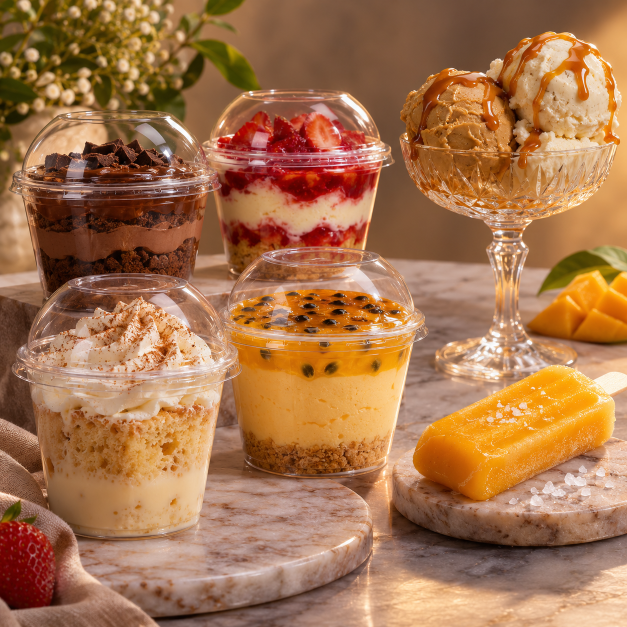
#> input picture creatives/creativo_1_foodporn_chatgpt_1x1.png, 1254 x 1254 px, found by its file name (shown at 1/2 size)
$ python build_ad_banners.py
#> lines starting #> are read from the running program, lines starting #| are printed output that depends on the picture
import os
from PIL import Image, ImageDraw, ImageFont

os.makedirs('creatives', exist_ok=True)

def get_font(size, bold=False):
    font_paths = [
        "/System/Library/Fonts/Supplemental/Arial Bold.ttf" if bold else "/System/Library/Fonts/Supplemental/Arial.ttf",
        "/Library/Fonts/Arial Bold.ttf" if bold else "/Library/Fonts/Arial.ttf",
        "/System/Library/Fonts/Helvetica.ttc",
    ]
    for p in font_paths:
        if os.path.exists(p):
            try:
                return ImageFont.truetype(p, size)
            except Exception:
                continue
    return ImageFont.load_default()

def create_ad_1():
    src_path = 'creatives/creativo_1_foodporn_chatgpt_1x1.png'
    img = Image.open(src_path).convert('RGBA')
#> img is the input picture: PIL image 1254x1254 RGBA; mean R, G, B, A 166.3, 116.1, 77.3, 255
    img = img.resize((1080, 1080), Image.Resampling.LANCZOS)
#> img: PIL image 1080x1080 RGBA

    overlay = Image.new('RGBA', img.size, (0, 0, 0, 0))
#> overlay: PIL image 1080x1080 RGBA; every value is 0
    draw = ImageDraw.Draw(overlay)

    # Top banner gradient / card
    draw.rectangle([0, 0, 1080, 130], fill=(15, 23, 42, 235))
    draw.rectangle([0, 126, 1080, 130], fill=(245, 158, 11, 255)) # Gold line

    f_top = get_font(34, bold=True)
    f_sub = get_font(21, bold=False)

    draw.text((540, 45), "PACK 3 EN 1: HELADOS Y POSTRES EN VASO", fill=(255, 255, 255), font=f_top, anchor="mm")
    draw.text((540, 92), "Aprende las 30+ recetas mas vendidas de Colombia · Sin maquina industrial", fill=(253, 230, 138), font=f_sub, anchor="mm")

    # Bottom CTA Card
    draw.rectangle([0, 910, 1080, 1080], fill=(15, 23, 42, 245))
    draw.rectangle([0, 910, 1080, 914], fill=(245, 158, 11, 255))

    # Price Badge on left
    draw.rounded_rectangle([40, 930, 470, 1060], radius=16, fill=(245, 158, 11, 255))
    f_price_label = get_font(20, bold=True)
    f_price = get_font(44, bold=True)
    draw.text((255, 960), "PAGO UNICO HOY", fill=(15, 23, 42), font=f_price_label, anchor="mm")
    draw.text((255, 1015), "$10.000 COP", fill=(15, 23, 42), font=f_price, anchor="mm")

    # WhatsApp CTA on right
    draw.rounded_rectangle([495, 930, 1040, 1060], radius=16, fill=(16, 185, 129, 255))
    f_cta = get_font(32, bold=True)
    f_cta_sub = get_font(20, bold=False)
    draw.text((767, 965), "PIDELO AL WHATSAPP", fill=(255, 255, 255), font=f_cta, anchor="mm")
    draw.text((767, 1015), "Paga seguro con Nequi o Daviplata · Acceso Ya", fill=(255, 255, 255), font=f_cta_sub, anchor="mm")

    # Floating bonus badge top right
    draw.rounded_rectangle([720, 155, 1050, 225], radius=12, fill=(225, 29, 72, 240))
    f_bonus = get_font(22, bold=True)
    draw.text((885, 190), "+ 3 BONOS DE REGALO", fill=(255, 255, 255), font=f_bonus, anchor="mm")

    result = Image.alpha_composite(img, overlay).convert('RGB')
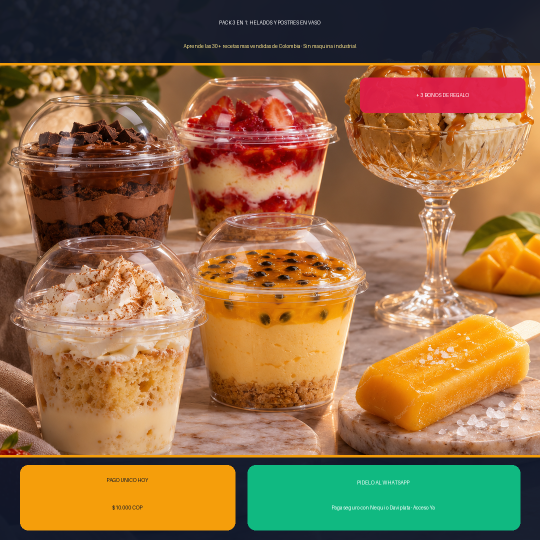
#> result: PIL image 1080x1080 RGB (shown at 1/2 size); mean R, G, B 144.5, 108.8, 70.4
    out_path = 'creatives/anuncio_1_pack_completo_1080x1080.png'
    result.save(out_path, 'PNG', quality=95)
    print(f"Generated {out_path}")

def create_ad_2():
    src_path = 'creatives/creativo_2_pov_chatgpt_9x16.png'
    img = Image.open(src_path).convert('RGBA')
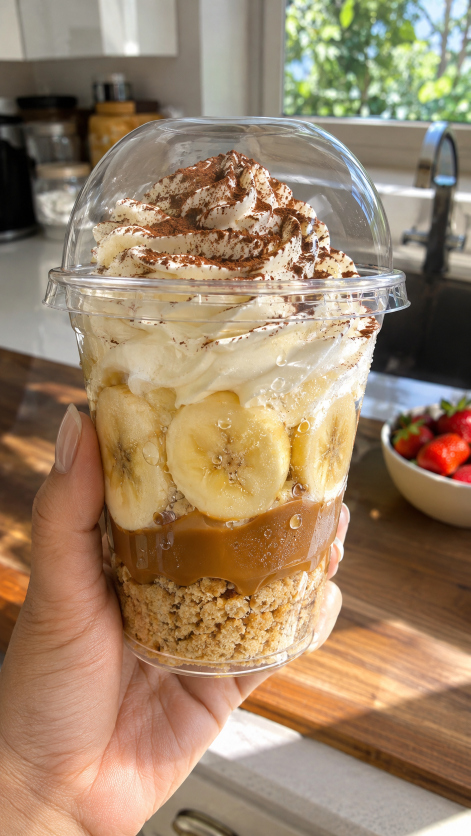
#> input picture creatives/creativo_2_pov_chatgpt_9x16.png, 941 x 1672 px, found by its file name (shown at 1/2 size)
#> img is the input picture: PIL image 941x1672 RGBA; mean R, G, B, A 158.1, 132.6, 105, 255
    img = img.resize((1080, 1920), Image.Resampling.LANCZOS)
#> img: PIL image 1080x1920 RGBA

    overlay = Image.new('RGBA', img.size, (0, 0, 0, 0))
#> overlay: PIL image 1080x1920 RGBA; every value is 0
    draw = ImageDraw.Draw(overlay)

    # Top Story Header
    draw.rounded_rectangle([50, 120, 1030, 250], radius=24, fill=(15, 23, 42, 235))
    draw.rounded_rectangle([50, 120, 1030, 250], radius=24, outline=(245, 158, 11, 255), width=3)
    f_story_title = get_font(36, bold=True)
    f_story_sub = get_font(24, bold=False)
    draw.text((540, 165), "¿QUIERES EMPRENDER DESDE TU COCINA?", fill=(253, 230, 138), font=f_story_title, anchor="mm")
    draw.text((540, 210), "Aprende el negocio de Postres en Vaso de alta venta", fill=(255, 255, 255), font=f_story_sub, anchor="mm")

    # Mid Floating Margin Badge
    draw.rounded_rectangle([50, 310, 500, 410], radius=18, fill=(16, 185, 129, 240))
    f_margin = get_font(24, bold=True)
    f_margin_sub = get_font(21, bold=False)
    draw.text((275, 345), "MARGEN REAL HASTA 62%", fill=(255, 255, 255), font=f_margin, anchor="mm")
    draw.text((275, 385), "Costo $2.500 · Venta $7.000+", fill=(255, 255, 255), font=f_margin_sub, anchor="mm")

    # Bottom Story Footer
    draw.rectangle([0, 1600, 1080, 1920], fill=(15, 23, 42, 245))
    draw.rectangle([0, 1600, 1080, 1606], fill=(245, 158, 11, 255))

    f_offer_badge = get_font(26, bold=True)
    draw.text((540, 1650), "PACK COMPLETO POR SOLO $10.000 COP", fill=(245, 158, 11), font=f_offer_badge, anchor="mm")

    f_detail = get_font(21, bold=False)
    draw.text((540, 1700), "Helados Artesanales + Postres en Vaso + Guia Navideña + Excel de Costeo", fill=(226, 232, 240), font=f_detail, anchor="mm")

    # Green WhatsApp Button
    draw.rounded_rectangle([80, 1750, 1000, 1870], radius=24, fill=(16, 185, 129, 255))
    f_btn = get_font(38, bold=True)
    f_btn_sub = get_font(22, bold=False)
    draw.text((540, 1795), "TOCA AQUI PARA PEDIRLO", fill=(255, 255, 255), font=f_btn, anchor="mm")
    draw.text((540, 1840), "Pago seguro por Nequi o Daviplata · Entrega inmediata", fill=(255, 255, 255), font=f_btn_sub, anchor="mm")

    result = Image.alpha_composite(img, overlay).convert('RGB')
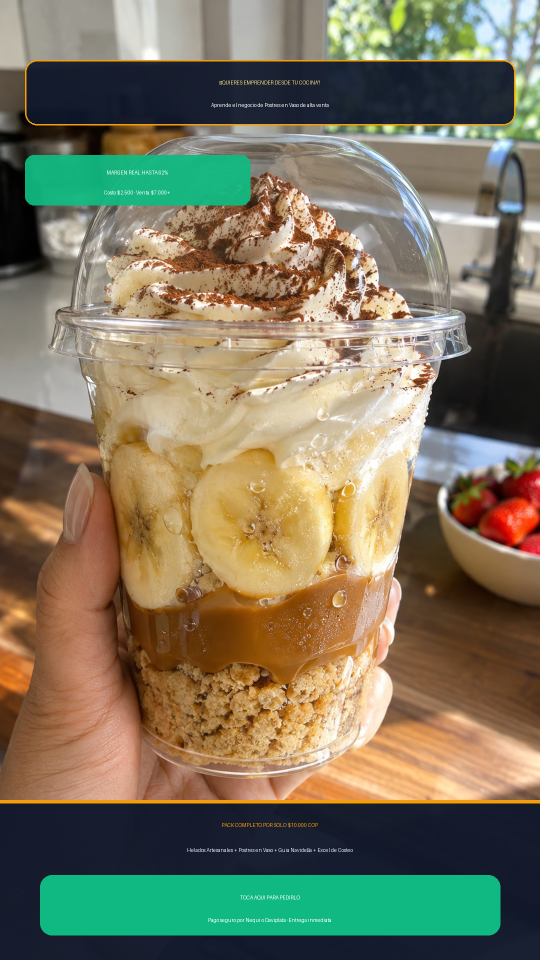
#> result: PIL image 1080x1920 RGB (shown at 1/2 size); mean R, G, B 124.9, 118.3, 93.9
    out_path = 'creatives/anuncio_2_story_pov_1080x1920.png'
    result.save(out_path, 'PNG', quality=95)
    print(f"Generated {out_path}")

def create_ad_3():
    src_path = 'creatives/creativo_3_caja_emprendimiento_1x1.png'
    img = Image.open(src_path).convert('RGBA')
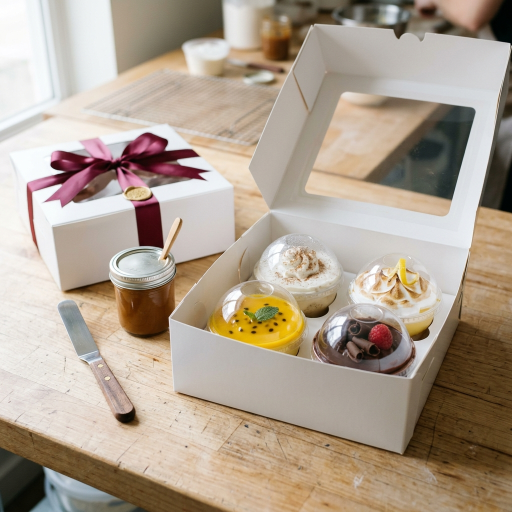
#> input picture creatives/creativo_3_caja_emprendimiento_1x1.png, 1024 x 1024 px, found by its file name (shown at 1/2 size)
#> img: PIL image 1024x1024 RGBA
    img = img.resize((1080, 1080), Image.Resampling.LANCZOS)
#> img: PIL image 1080x1080 RGBA

    overlay = Image.new('RGBA', img.size, (0, 0, 0, 0))
    draw = ImageDraw.Draw(overlay)

    # Top banner
    draw.rectangle([0, 0, 1080, 120], fill=(15, 23, 42, 235))
    draw.rectangle([0, 116, 1080, 120], fill=(245, 158, 11, 255))

    f_top = get_font(32, bold=True)
    f_sub = get_font(21, bold=False)
    draw.text((540, 45), "APRENDE A ARMAR CAJAS DE REGALO PARA VENDER", fill=(255, 255, 255), font=f_top, anchor="mm")
    draw.text((540, 85), "Temporada Navideña y Todo el Año · Negocio 100% Rentable", fill=(253, 230, 138), font=f_sub, anchor="mm")

    # Bottom CTA Card
    draw.rectangle([0, 920, 1080, 1080], fill=(15, 23, 42, 240))
    draw.rectangle([0, 920, 1080, 924], fill=(245, 158, 11, 255))

    # Left price pill
    draw.rounded_rectangle([40, 940, 460, 1060], radius=16, fill=(245, 158, 11, 255))
    f_price_tag = get_font(20, bold=True)
    f_price = get_font(44, bold=True)
    draw.text((250, 970), "OFERTA ESPECIAL", fill=(15, 23, 42), font=f_price_tag, anchor="mm")
    draw.text((250, 1020), "$10.000 COP", fill=(15, 23, 42), font=f_price, anchor="mm")

    # Right CTA
    draw.rounded_rectangle([490, 940, 1040, 1060], radius=16, fill=(16, 185, 129, 255))
    f_cta = get_font(28, bold=True)
    f_cta_sub = get_font(20, bold=False)
    draw.text((765, 975), "ACCESO INMEDIATO POR WHATSAPP", fill=(255, 255, 255), font=f_cta, anchor="mm")
    draw.text((765, 1020), "Paga con Nequi • Daviplata • Llave Bre-B", fill=(255, 255, 255), font=f_cta_sub, anchor="mm")

    result = Image.alpha_composite(img, overlay).convert('RGB')
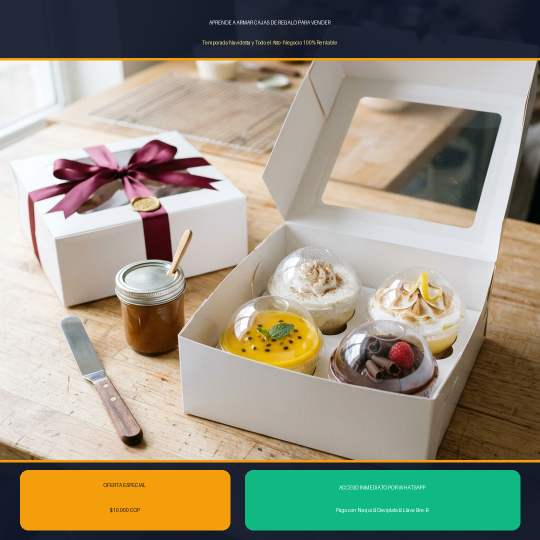
#> result: PIL image 1080x1080 RGB (shown at 1/2 size); mean R, G, B 151.9, 147.5, 128.5
    out_path = 'creatives/anuncio_3_caja_emprendimiento_1080x1080.png'
    result.save(out_path, 'PNG', quality=95)
    print(f"Generated {out_path}")

if __name__ == '__main__':
    create_ad_1()
    create_ad_2()
    create_ad_3()
    print("Clean banner generation completed!")
